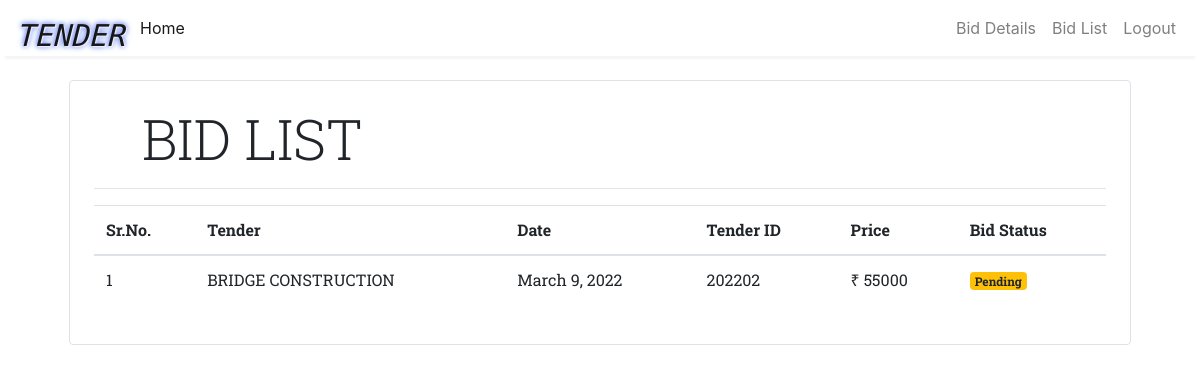
The page /order (signed in) on the database its author committed.
### vendor/models/orders.py (models this page shows, shortened)
class Order(models.Model):
    product = models.ForeignKey(Product ,
                                on_delete=models.CASCADE)
    customer = models.ForeignKey(Customer ,
                                on_delete=models.CASCADE)
    price = models.IntegerField(default=0)
    date = models.DateField(default=datetime.datetime.today)
    phone = models.CharField(max_length=20, default='')
    bidAmt = models.CharField(max_length=50, default='')
    status = models.BooleanField(default=False)
    @staticmethod
    def get_orders_by_customer(customer_id):
        return Order\
              .objects\
              .filter(customer = customer_id)\
              .order_by('-date')

### vendor/models/tender.py (models this page shows, shortened)
class Product(models.Model):
    name = models.CharField(max_length=50, default=0)
    number = models.IntegerField(default=0)
    category = models.ForeignKey(Category, on_delete=models.CASCADE, default=1)
    description = models.CharField(max_length=200, default='' , null=True , blank=True)
    location = models.CharField(max_length=100, default='')
    price = models.CharField(max_length=100,default='')
    start = models.CharField(max_length=20, default='')

### vendor/middlewares/auth.py (the view)
    def middleware(request):
        print(request.session.get('customer'))
        returnUrl = request.META['PATH_INFO']
        print(request.META['PATH_INFO'])
        if not request.session.get('customer'):
           return redirect(f'login?return_url={returnUrl}')
        response = get_response(request)
        return response

### vendor/templatetags/custom_filter.py (called while the page is built)
@register.filter(name='currency')
def currency(number):
    return "₹ "+str(number)

### vendor/views/orders.py (called while the page is built)
    def get(self, request):
        customer = request.session.get('customer')
        orders = Order.get_orders_by_customer(customer)
        print(orders)
        orders = orders.reverse()
        return render(request, 'bidlist.html' , {'orders': orders})

### templates/bidlist.html (shortened to what this page needs)
{% extends 'base.html' %}
{% block content %}
{% load cart %}
{% load custom_filter %}
<div class="container">
   <div class="border rounded p-4 m-4">
        <p class="display-4 pl-4 ml-4">BID LIST</p>
        <hr>
        <table class="table">
            <thead>
                <tr>
                    <th>Sr.No.</th>
                    <th>Tender</th>
                    <th>Date</th>
                    <th>Tender ID</th>
                    <th>Price</th>
                    <th>Bid Status</th>
                </tr>
            </thead>
            <tbody>
                {% for order in orders %}
                <tr>
                    <td>{{forloop.counter}}</td>
                    <td>{{order.product.name}}</td>
                    <td>{{order.date}}</td>
                    <td>{{order.product.number}}</td>
                    <td>{{order.product.price|currency}}</td>
                    {% if order.status %}
                    <td><small class="badge badge-success">Approved</small></td>
                    {% else %}
                    <td><small class="badge badge-warning">Pending</small></td>
{% endif %}
                </tr>
                {% endfor %}
            </tbody>
</table>
{% endblock %}

### templates/base.html (style rules this page uses)
.display-4 { font-family: 'Roboto Slab', serif; }
html { scroll-behavior: smooth; }

### templates/bidlist.html (style rules this page uses)
th,td { font-family: 'Roboto Slab', serif; }

### rows shown on the page
Order: product.name "BRIDGE CONSTRUCTION", date "March 9, 2022", product.number "202202", product.price "₹ 55000", status "Pending"
